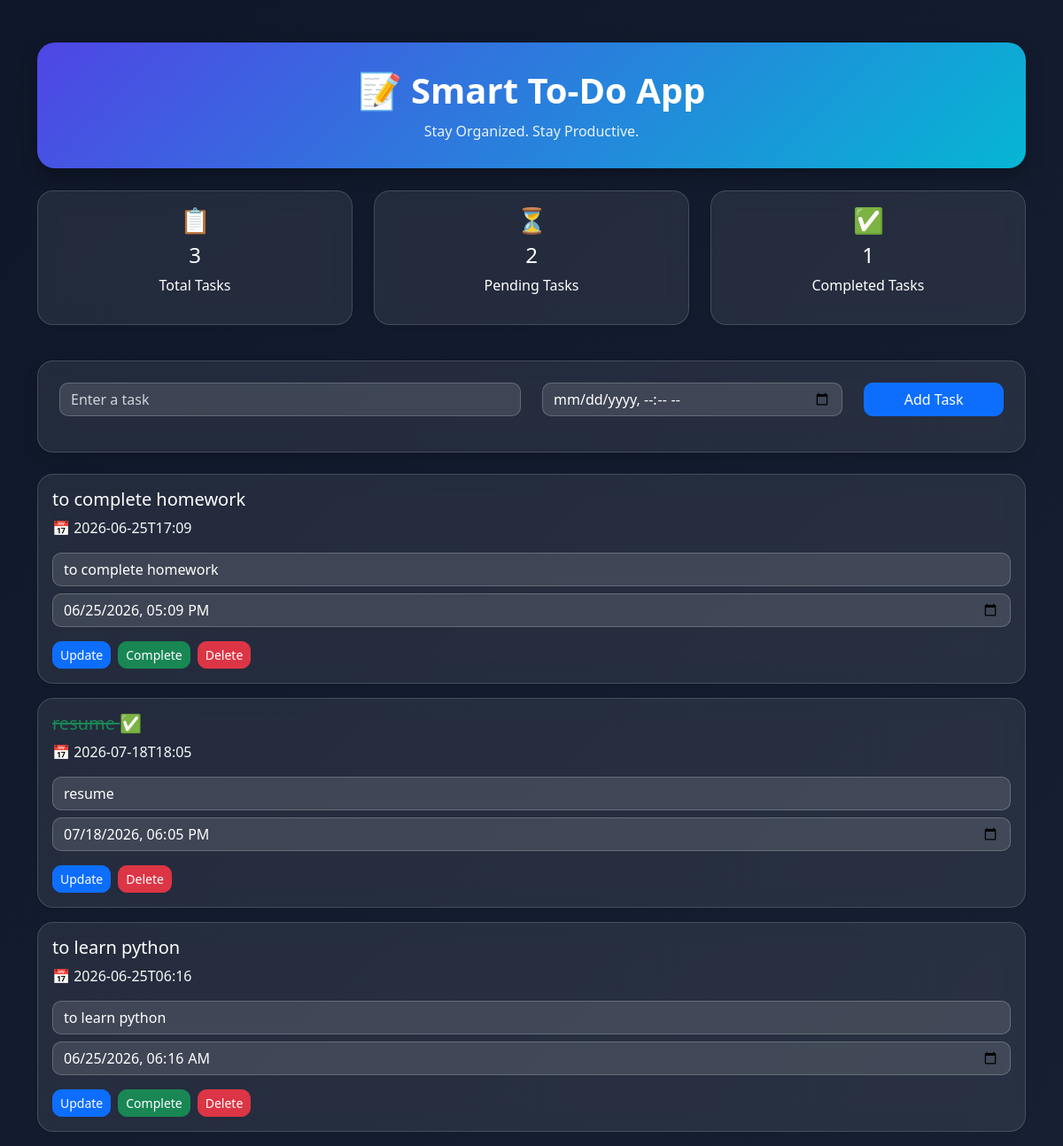
The page / on the database its author committed.
### tables this page shows
CREATE TABLE tasks (
            id INTEGER PRIMARY KEY AUTOINCREMENT,
            task TEXT NOT NULL,
            due_date TEXT,
            completed INTEGER DEFAULT 0
        );

### app.py (the view)
@app.route('/')
def home():
    conn = sqlite3.connect("tasks.db")
    cursor = conn.cursor()
    cursor.execute("SELECT * FROM tasks")
    tasks = cursor.fetchall()
    total_tasks = len(tasks)
    completed_tasks = 0
    for task in tasks:
        if task[3] == 1:
            completed_tasks += 1
    pending_tasks = total_tasks - completed_tasks
    conn.close()
    return render_template(
        "index.html",
        tasks=tasks,
        total_tasks=total_tasks,
        completed_tasks=completed_tasks,
        pending_tasks=pending_tasks
    )

### templates/index.html (shortened to what this page needs)
<!DOCTYPE html>
<html>
<head>
    <link href="https://cdn.jsdelivr.net/npm/bootstrap@5.3.3/dist/css/bootstrap.min.css" rel="stylesheet">
    <link rel="stylesheet" href="{{ url_for('static', filename='style.css') }}">
</head>
<body>
<div class="container mt-5">
    <div class="header">
    <h1>📝 Smart To-Do App</h1>
    <p>Stay Organized. Stay Productive.</p>
</div>
<div class="row mb-4">
    <div class="col-md-4 mb-3">
        <div class="card text-center shadow-sm p-3">
            <h3>📋</h3>
            <h4>{{ total_tasks }}</h4>
            <p>Total Tasks</p>
        </div>
    </div>
    <div class="col-md-4 mb-3">
        <div class="card text-center shadow-sm p-3">
            <h3>⏳</h3>
            <h4>{{ pending_tasks }}</h4>
            <p>Pending Tasks</p>
        </div>
    </div>
    <div class="col-md-4 mb-3">
        <div class="card text-center shadow-sm p-3">
            <h3>✅</h3>
            <h4>{{ completed_tasks }}</h4>
            <p>Completed Tasks</p>
        </div>
    </div>
</div>
    <div class="card p-4 shadow">
        <form action="/add" method="POST">
            <div class="row">
                <div class="col-md-6 mb-3">
                    <input type="text"
                           name="task"
                           class="form-control"
                           placeholder="Enter a task"
                           required>
                </div>
                <div class="col-md-4 mb-3">
                    <input type="datetime-local"
                           name="due_date"
                           class="form-control">
                </div>
                <div class="col-md-2 mb-3">
                    <button class="btn btn-primary w-100">
                        Add Task
                    </button>
                </div>
            </div>
        </form>
    </div>
    <div class="mt-4">
        {% if tasks %}
            {% for task in tasks %}
            <div class="card task-card p-3 mb-3 shadow-sm">
                {% if task[3] == 1 %}
                    <h5 class="text-success">
                        <s>{{ task[1] }}</s> ✅
                    </h5>
                {% else %}
                    <h5>{{ task[1] }}</h5>
                {% endif %}
                <p class="text-light">
    📅 {{ task[2] }}
</p>
                <form action="/edit/{{ task[0] }}" method="POST">
                    <input type="text"
                           name="task"
                           value="{{ task[1] }}"
                           class="form-control mb-2">
                    <input type="datetime-local"
                           name="due_date"
                           value="{{ task[2] }}"
                           class="form-control mb-3">
                    <div class="d-flex gap-2">
                        <button type="submit"
                                class="btn btn-primary btn-sm">
                            Update
                        </button>
                        {% if task[3] == 0 %}
                        <a href="/complete/{{ task[0] }}"
                           class="btn btn-success btn-sm">
                            Complete
                        </a>
                        {% endif %}
                        <a href="/delete/{{ task[0] }}"
                           class="btn btn-danger btn-sm">
                            Delete
                        </a>
                    </div>
                </form>
            </div>
            {% endfor %}
        {% else %}
            <div class="alert alert-info text-center">
                No tasks added yet.
            </div>
        {% endif %}
    </div>
</div>
</body>
</html>

### static/style.css (style rules this page uses)
body { background: linear-gradient( 135deg, #0f172a, #1e293b, #334155 ); background-size: 400% 400%; min-height: 100vh; animation: gradientMove 12s ease infinite; }
.header { background: linear-gradient(135deg, #4f46e5, #06b6d4); color: white; padding: 30px; border-radius: 20px; text-align: center; margin-bottom: 25px; box-shadow: 0 8px 20px rgba(0,0,0,0.3); }
.header h1 { margin-bottom: 10px; font-weight: bold; }
.header p { margin: 0; opacity: 0.9; }
.card, .task-card, .stats-card { background: rgba(255,255,255,0.08); backdrop-filter: blur(12px); border: 1px solid rgba(255,255,255,0.15); border-radius: 18px; color: white; }
.task-card { transition: all 0.3s ease; animation: fadeIn 0.5s ease-in-out; }
.btn { border-radius: 10px; transition: all 0.3s ease; }
.form-control { border-radius: 10px; background: rgba(255,255,255,0.12); border: 1px solid rgba(255,255,255,0.2); color: white; }
.form-control::placeholder { color: #d1d5db; }

### rows shown on the page
tasks: task "to complete homework", due_date "2026-06-25T17:09", due_date "06/25/2026 17:09"
tasks: task "resume", due_date "2026-07-18T18:05", due_date "07/18/2026 18:05"
tasks: task "to learn python", due_date "2026-06-25T06:16", due_date "06/25/2026 06:16"

### other values the page prints
{{ total_tasks }} "3"
{{ pending_tasks }} "2"
{{ completed_tasks }} "1"
